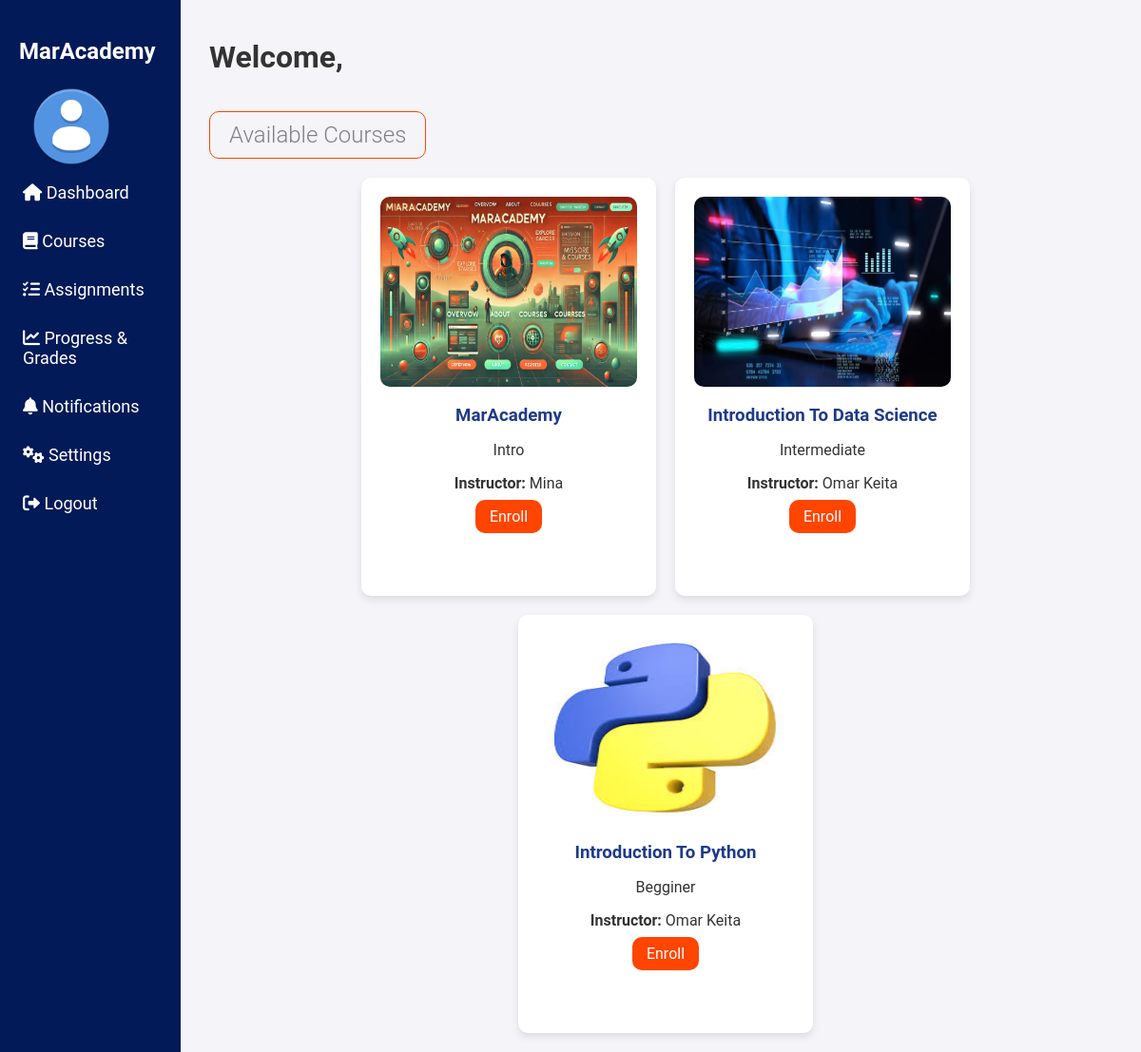
Page /list/ on the committed database.
### courses/models.py (models this page shows, shortened)
class Course(models.Model):
    title = models.CharField(max_length=100)
    instructor = models.CharField(max_length=100, blank=True, null=True)
    description = models.TextField()
    image = models.ImageField(upload_to='course_images/', max_length=500, blank=True, null=True)
    enrolled_users = models.ManyToManyField(User, related_name='enrolled_courses', blank=True)
    created_at = models.DateTimeField(auto_now_add=True)
    updated_at = models.DateTimeField(auto_now=True)

### courses/views.py (the view)
# urls.py: path('list/', course_list, name='courses'),
def course_list(request):
    courses = Course.objects.all()
    return render(request, 'courses/course_list.html', {'courses': courses})

### courses/templates/courses/course_list.html
{% extends 'courses/base.html' %} {% block content %}
<h1 class="page-title">Available Courses</h1>
<div class="courses-grid">
  {% for course in courses %}
  <div class="course-card">
    <img src="{{ course.image.url }}" alt="{{ course.title }}" />
    <h3>{{ course.title }}</h3>
    <p>{{ course.description }}</p>
    <p><strong>Instructor:</strong> {{ course.instructor }}</p>
    {% if user not in course.enrolled_users.all %}
    <a href="{% url 'courses:enroll_in_course' course.pk %}" class="btn-enrol"
      >Enroll</a
    >
    {% else %}
    <a href="{% url 'courses:course_detail' course.pk %}" class="btn-prima">
      Go To Course</a
    >
    {% endif %}
  </div>
  {% endfor %}
</div>
{% endblock %}

### courses/templates/courses/base.html (shortened to what this page needs)
{% load static %}
<!DOCTYPE html>
<html lang="en">
  <head>
    <link
      rel="stylesheet"
      href="https://cdnjs.cloudflare.com/ajax/libs/font-awesome/6.0.0-beta3/css/all.min.css"
    />
    <link rel="stylesheet" href="{% static 'css/base.css' %}" />
  </head>
  <body>
    <div class="dashboard-container">
      <div class="sidebar" id="sidebar">
        <h2 style="color: #fff">MarAcademy</h2>
        {% if user.profile_picture %}
        <img src="{{ user.profile_picture.url }}" alt="User Image" />
        {% else %}
        <img src="{% static 'images/default.webp' %}" alt="" />
        {% endif %}
        <a href="{% url 'dashboard' %}">
          <i class="fas fa-home"></i> Dashboard
        </a>
        <a href="{% url 'courses:courses' %}">
          <i class="fas fa-book"></i> Courses
        </a>
        <a href=""> <i class="fas fa-tasks"></i> Assignments </a>
        <a href=""> <i class="fas fa-chart-line"></i> Progress & Grades </a>
        <a href="#"> <i class="fas fa-bell"></i> Notifications </a>
        <a href="#"> <i class="fas fa-cogs"></i> Settings </a>
        <a href="#"> <i class="fas fa-sign-out-alt"></i> Logout </a>
      </div>
      <div class="main-content">
        <div class="dashboard-header">
          <h1>Welcome, {{ user.get_username}}</h1>
        </div>
        {% block content %}{% endblock %}
      </div>
    </div>
  </body>
</html>

### ourusers/static/css/base.css (style rules this page uses)
body { margin: 0; font-family: "Roboto", sans-serif; background-color: #f4f4f9; color: #333; overflow-x: hidden; }
.page-title { font-size: 1.5em; color: grey; width: fit-content; border: 1px solid #ff4500; font-weight: 300; margin-bottom: 20px; padding: 10px 20px; border-radius: 10px; }
.dashboard-container { display: flex; min-height: 100vh; }
.sidebar { width: 150px; background-color: #031a58; padding: 20px; position: fixed; height: 100%; transition: 0.3s; }
.sidebar a { display: block; width: 100%; color: #fff; padding: 10px 4px; text-decoration: none; font-size: 18px; margin-bottom: 10px; }
.sidebar img { margin-left: 10px; width: 90px; border-radius: 50%; }
.main-content { margin-left: 200px; padding: 20px; width: calc(100% - 200px); transition: 0.3s; }
.dashboard-header { display: flex; justify-content: space-between; align-items: center; }
.courses-grid { display: flex; align-items: center; justify-content: center; flex-wrap: wrap; gap: 20px; }
.course-card { background-color: #fff; border-radius: 10px; box-shadow: 0 4px 8px rgba(0, 0, 0, 0.1); width: 270px; height: 400px; padding: 20px; text-align: center; }
.course-card img { width: 100%; height: 200px; border-radius: 10px; }
.course-card h3 { margin: 15px 0 10px; color: #1e3a8a; }
.courses-grid .btn-enrol { text-decoration: none; background-color: #ff4500; margin: 2%; color: white; border-radius: 10px; padding: 8px 15px; }

### rows in the picture
Course: image (picture), title "MarAcademy", description "Intro", instructor "Mina", shows "Enroll"
Course: image (picture), title "Introduction To Data Science", description "Intermediate", instructor "Omar Keita", shows "Enroll"
Course: image (picture), title "Introduction To Python", description "Begginer", instructor "Omar Keita", shows "Enroll"
